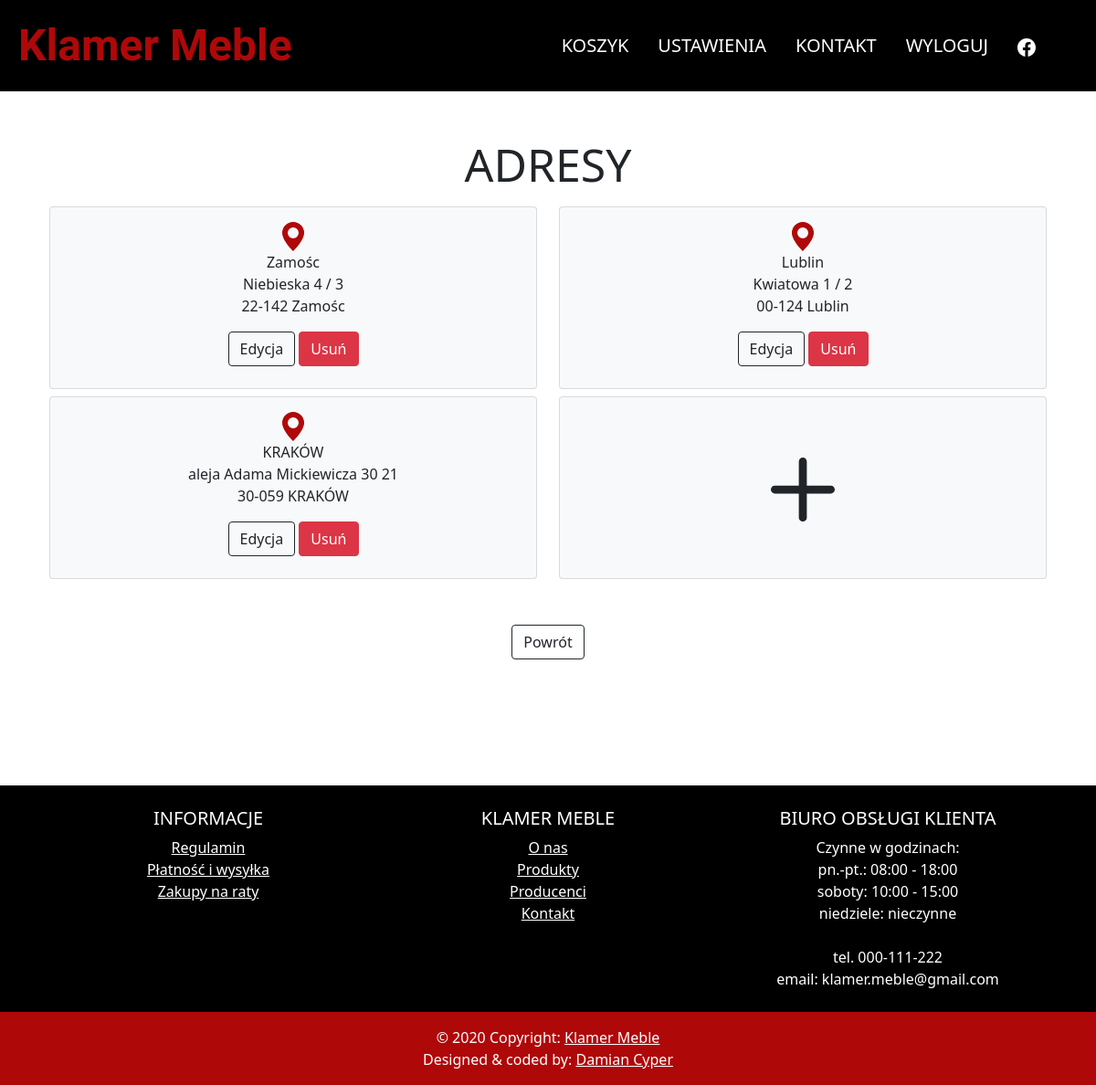
The page /settings/address (signed in) on the database as committed earlier.
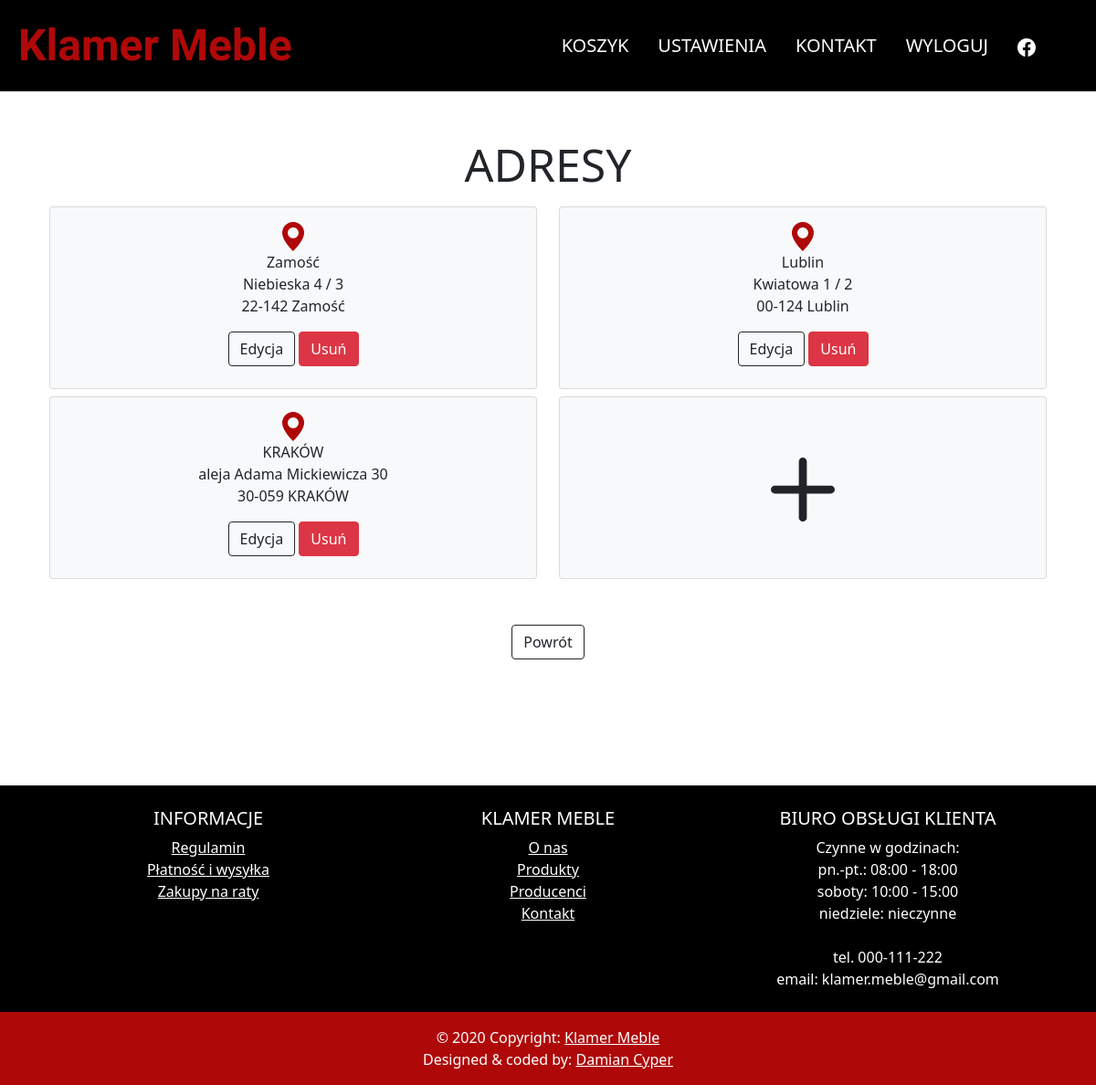
The same page on the database as committed later.
### store/models.py (models this page shows, shortened)
class UserAddress(models.Model):
    user = models.ForeignKey(User, on_delete=models.CASCADE, default=0)
    address = models.ForeignKey(Address, on_delete=models.CASCADE, default=0)

class Address(models.Model):
    city = models.CharField(max_length=255)
    street = models.CharField(max_length=255)
    house_nr = models.CharField(max_length=5)
    building_nr = models.CharField(max_length=5, blank=True)
    zip_code = models.CharField(max_length=7)

### store/views.py (the view)
# urls.py: path('settings/address', AddressEditView.as_view(template_name='address_edit.html'), name='address'),
class AddressEditView(LoginRequiredMixin, generic.ListView):
    model = UserAddress
    def get_queryset(self):
        addresses = super().get_queryset()
        addresses = addresses.filter(user=self.request.user)
        return addresses

### store/templates/address_edit.html (shortened to what this page needs)
{% extends 'navMenu.html' %}
{% block additional %}
    {% load static %}
    <link href="{% static 'store/address.css' %}" rel="stylesheet">
{% endblock %}
{% block main %}
    <div class="container">
        <h3>Adresy</h3>
    </div>
    <div class="container" id="list" style="min-height: 74vh">
        <div class="row" style="position: relative; z-index: 2; width: 100%">
            {% for address in object_list %}
                <div class="col-lg-6 mt-2">
                    <div class="card text-center bg-light" style="height: 200px">
                        <div class="card-body">
                            <svg xmlns="http://www.w3.org/2000/svg" width="32" height="32" fill="#af0809" class="bi bi-geo-alt-fill" viewBox="0 0 16 16">
                              <path d="M8 16s6-5.686 6-10A6 6 0 0 0 2 6c0 4.314 6 10 6 10zm0-7a3 3 0 1 1 0-6 3 3 0 0 1 0 6z"/>
                            </svg>
                            <p class="card-text">
                                {{address.address.city}}<br>
                                {{address.address.street}}
                                {% if address.address.building_nr %}
                                    {{address.address.building_nr}} /
                                {% endif %}
                                {{address.address.house_nr}}<br>
                                {{address.address.zip_code}} {{address.address.city}}
                            </p>
                            <a class="btn btn-outline-dark" href="{% url 'address_form' address.address.id %}">
                                Edycja
                            </a>
                            <a class="btn btn-danger" type="button" href="{% url 'address_delete' address.address.id %}">Usuń</a>
                        </div>
                    </div>
                </div>
            {% endfor %}
            <div class="col-lg-6 mt-2">
                <a href="{% url 'address_form' 0 %}" class="link-dark">
                    <div class="card text-center bg-light" style="height: 200px" id="add_new">
                        <div class="card-body">
                            <svg xmlns="http://www.w3.org/2000/svg" width="70" height="70" fill="currentColor" class="bi bi-plus-lg" viewBox="0 0 16 16" style="margin: 50px 0">
                              <path d="M8 0a1 1 0 0 1 1 1v6h6a1 1 0 1 1 0 2H9v6a1 1 0 1 1-2 0V9H1a1 1 0 0 1 0-2h6V1a1 1 0 0 1 1-1z"/>
                            </svg>
                        </div>
                    </div>
                </a>
            </div>
        </div>
        <a class="btn btn-outline-dark" href="{% url 'settings' %}" style="margin-top: 50px">Powrót</a>
    </div>
{% endblock %}

Rows that differ between the two databases and show on the page:
changed through a linked row, UserAddress "Niebieska": address.city "Zamośc" → "Zamość"
changed through a linked row, UserAddress "KRAKÓW": address.street "aleja Adama Mickiewicza 30" → "aleja Adama Mickiewicza"; address.house_nr "21" → "30"
